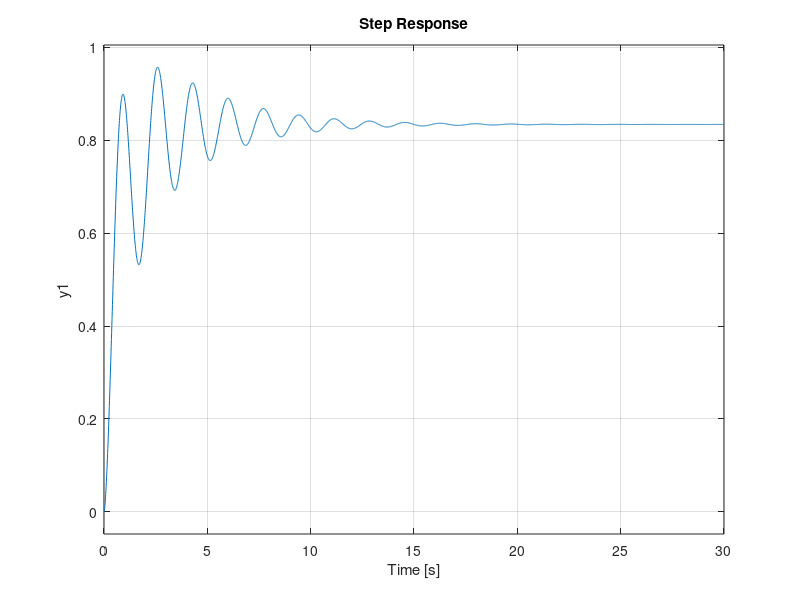

Write MATLAB code to recreate this figure.
s = tf('s');
g = ((1.0605/2.78522)*((7.7575*0.03263*s + 1)/(0.03263*s + 1)))*(0.022*600/(((s^2)/9+0.1*s+1)));
c=(1+0.21*s)/(1+4.1*s); %lag
f=g*c;
sy = f/(f+1);

step(sy)
%margin(h)
grid on;